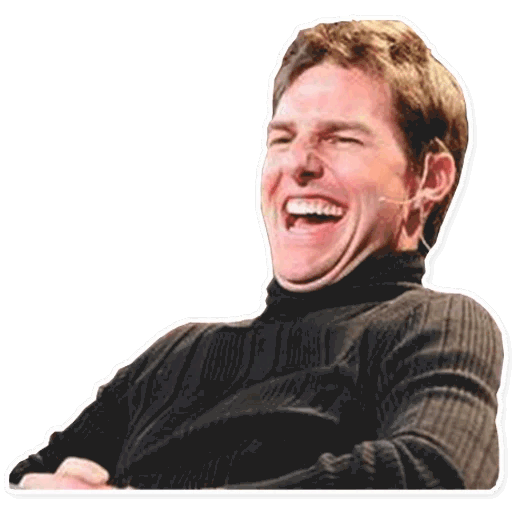
#> input picture compzir/imgs/mem11.png, 512 x 512 px
$ jupyter execute --allow-errors lab1.ipynb
#> lines starting #> are read from the running program, lines starting #| are printed output that depends on the picture
[cell 1]
import numpy as np
import matplotlib.pyplot as plt
import cv2

Зробити (або знайти) декілька зображень будь-якого об'єкта на однорідному фоні з рівномірним освітленням. А також зображення фону. Обрізати зображення через "NumPy Array Slicing" Конвертувати зображення в чб варіант. Застосувати метод Отсу для знаходження порогу глобальної бінаризації. Створити бінарну маску об'єкта на зображенні. За допомогою отриманої маски, вирізати лише об’єкт з оригінального ображення та додати його на зображення фону. Завантажити роботу (код, вхідні зображення та результат) на свій гітхаб. Посилання на репозиторій а також файл з кодом (.py.ipynb.ccp etc.) додати в Google Classroom (для звітності).

[cell 2]
img1_path = 'imgs/mem11.png'
img2_path = 'imgs/fed.jpg'

img1_raw = plt.imread(img1_path)
#> img1_raw is the input picture: shape (512, 512, 4) float32; mean R, G, B, A 0.338, 0.293, 0.281, 0.501
img2_raw = plt.imread(img2_path)
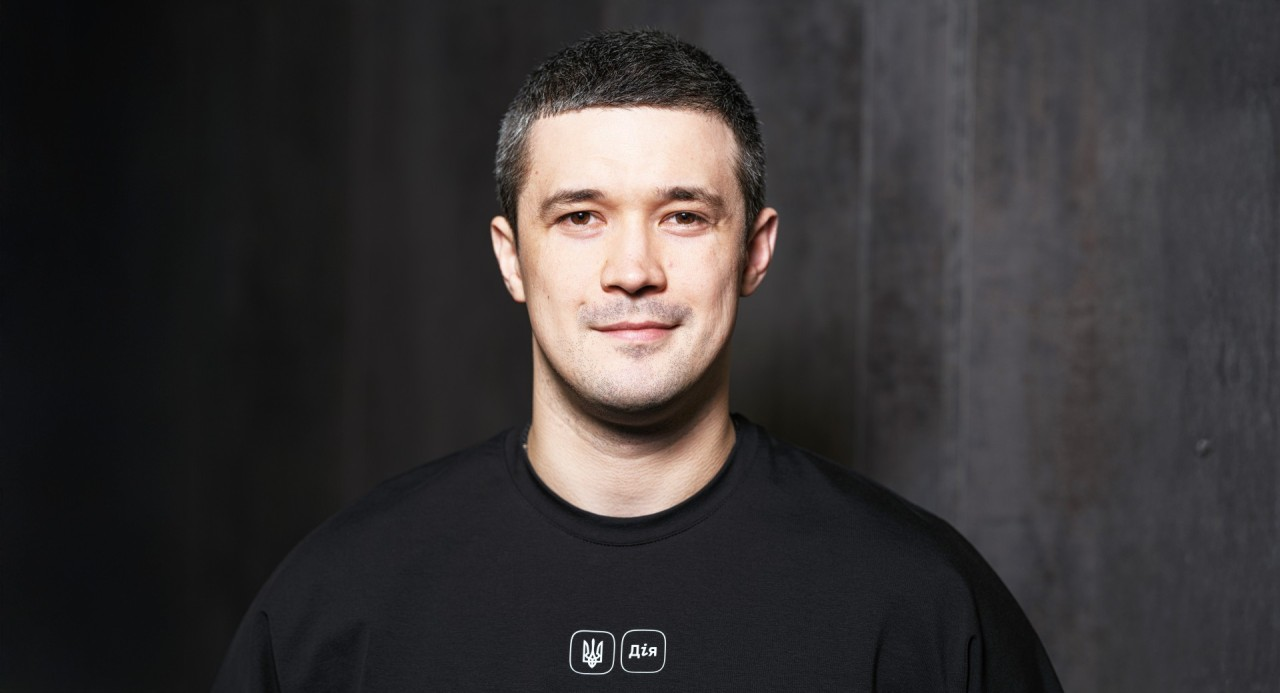
#> input picture compzir/imgs/fed.jpg, 1280 x 693 px
#> img2_raw is the input picture: shape (693, 1280, 3); mean R, G, B 56.2, 52.7, 53.3

plt.imshow(img1_raw)

[cell 3]
fig, axes = plt.subplots(1, 3, figsize=(15, 5))
for i in range(3):
    axes[i].imshow(img1_raw[:, :, i], cmap='gray')
    axes[i].set_title(f'Image channel #{i+1}')
    axes[i].axis('off')
plt.tight_layout()
plt.show()
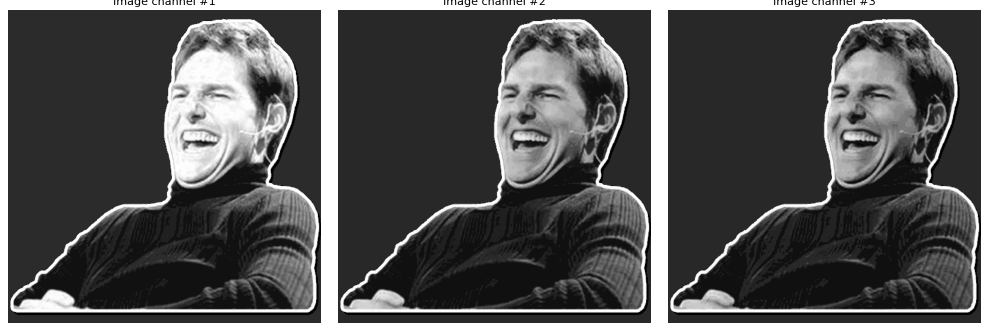
#> figure drawn by matplotlib, 3 panels

[cell 4]
### Crop the image
img1 = img1_raw[50:500, 100:550, :]
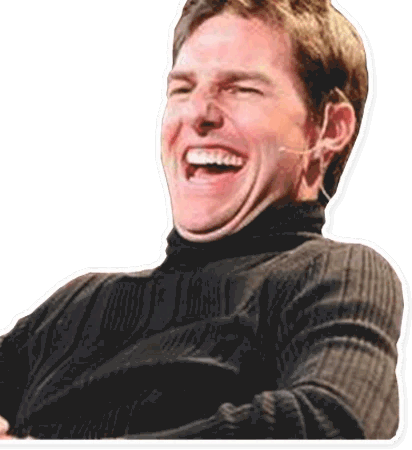
#> img1: shape (450, 412, 4) float32; mean R, G, B, A 0.364, 0.307, 0.292, 0.653; transparent parts drawn white
plt.imshow(img1, cmap='gray')

[cell 5]
img_gray = cv2.cvtColor(img1, cv2.COLOR_RGB2GRAY)
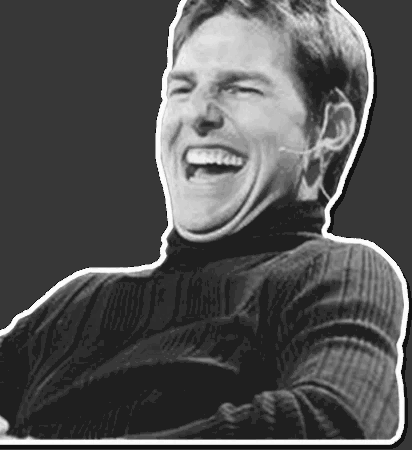
#> img_gray: shape (450, 412) float32; min 0.0627, max 0.996, mean 0.323
img_gray = (img_gray * 255).astype(np.uint8)
plt.imshow(img_gray, cmap = "gray")

[cell 6]
print(img_gray.min(), img_gray.max(), img_gray.dtype)
#| 16 254 uint8

[cell 7]
fig, axes = plt.subplots(1, 2, figsize=(15, 5))

axes[0].imshow(img1)
axes[0].axis('off')
axes[0].set_title("colored")

axes[1].imshow(img_gray, cmap='gray')
axes[1].axis('off')
axes[1].set_title("grey")

plt.tight_layout()
plt.show()

[cell 8]
plt.hist(img_gray.ravel(), bins=256, range=(0, 255), color='red')
plt.title('Grayscale Image Histogram')
plt.xlabel('Pixel Intensity')
plt.ylabel('Frequency')
plt.show()
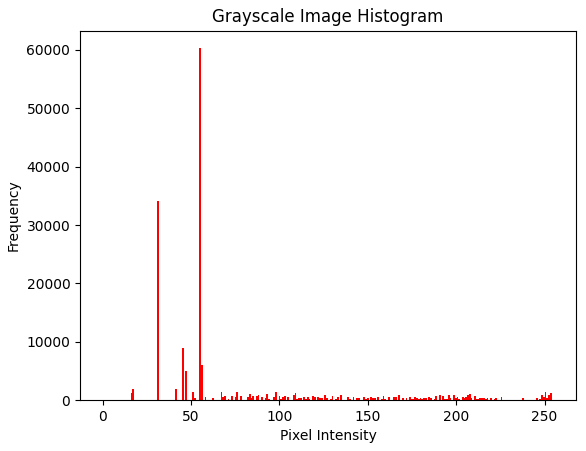
#> figure drawn by matplotlib, 1 panel; tallest bar 60297 high, from x = 54.79 to 55.78

[cell 9]
# [25 lines left out: function otsu_threshold, not called in this run]

def binarization_global(img_gray, threshold):
    return (img_gray > threshold).astype(np.uint8) * 255

#> (a cell that did not finish here is left out)

[cell 11]
img_separate = np.zeros_like(img1)
#> (the rest of this cell did not finish here and is left out)

[cell 12]
plt.imshow(img2_raw)
print(img2_raw.shape, img2_raw.dtype)
#| (693, 1280, 3) uint8

[cell 13]
# [29 lines left out: function compose, not called in this run]

[cell 14]
img1_rgb_uint8 = (img1 * 255).astype(np.uint8)[:, :, :3]
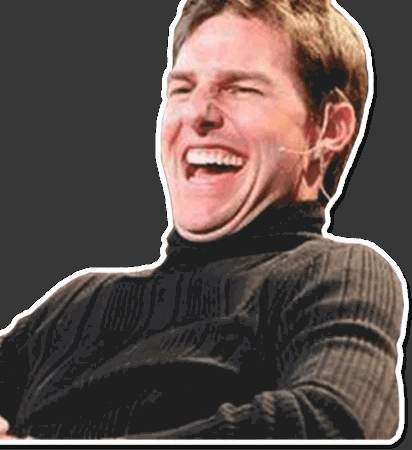
#> img1_rgb_uint8: shape (450, 412, 3); mean R, G, B 93, 78.4, 74.5

x, y = 800, 100
# Використовуємо 3-канальний передній план
#> (the rest of this cell did not finish here and is left out)
